Frame 1 (no input): blank canvas, image omitted
Frame 60 (the mouse pressed at the canvas centre just before this capture): blank canvas, image omitted
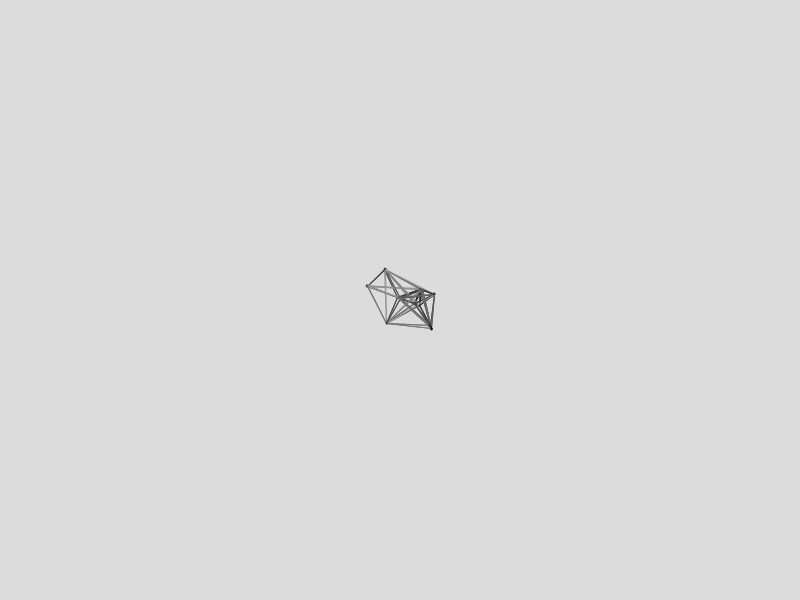
Frame 120 (the mouse held since frame 60 and released just before this capture)

The Processing sketch whose frames 1 and 60 were blank and that drew this single picture after the mouse press (run headless with seeded random() and noise(); from frame 60 on, the mouse is pressed at the canvas centre):

// Processing sketch: processing_158358
// ── processing_158358.pde

ArrayList<MovingNode> nodes;
float maxDistance = 65;
float dx = 30;
float dy = 30;
float maxNeighbors = 10;

Boolean drawMode = true;

void setup()
{
  size(800,600);
  background(220);
  nodes = new ArrayList<MovingNode>();
}

void draw()
{
  //println(nodes.size());
  
  background(220);
  
  if(drawMode)
  {
    if(mousePressed){
      addNewNode(mouseX,mouseY,random(-dx,dx),random(-dx,dx));
    }
  } else
  {
    addNewNode(random(width),random(height),0,0);
  }
  
  for(int i=0; i<nodes.size(); i++)
  {
    MovingNode currentNode = nodes.get(i);
    currentNode.setNumNeighbors( countNumNeighbors(currentNode,maxDistance) );
  }
  
  for(int i=0; i<nodes.size(); i++)
  {
    MovingNode currentNode = nodes.get(i);
    if(currentNode.x > width || currentNode.x < 0 || currentNode.y > height || currentNode.y < 0)
    {
      nodes.remove(currentNode);
    }
  }
  
  for(int i = 0; i < nodes.size(); i++){
    MovingNode currentNode = nodes.get(i);
    for(int j=0; j<currentNode.neighbors.size(); j++)
    {
      MovingNode neighborNode = currentNode.neighbors.get(j);
      float lineColor = currentNode.calculateLineColor(neighborNode,maxDistance);
      stroke(lineColor, lineColor, lineColor);
      line(currentNode.x,currentNode.y,neighborNode.x,neighborNode.y);
    }
    currentNode.display();
  }
  
  
  
}

void addNewNode(float xPos, float yPos, float dx, float dy)
{
  //println("add new node");
  //generates a random location within a 50x50px box around the mouse
  //float xPos = mouseX + random(-50,50);
  //float yPos = mouseY + random(-50,50);
  //adds a node at this location
  MovingNode node = new MovingNode(xPos+dx,yPos+dy);
  
  node.setNumNeighbors( countNumNeighbors(node,maxDistance) );
  
  //println("newly added node has " + node.numNeighbors + " neighbors");
  //println("and neighbors.size() = " + node.neighbors.size());
  
  
  if(node.numNeighbors < maxNeighbors){
    nodes.add(node);
    /*for(int i=0; i<nodes.size(); i++)
    {
      MovingNode currentNode = nodes.get(i);
      currentNode.setNumNeighbors( countNumNeighbors(currentNode,maxDistance) );
    }*/
  }
  
  
}

int countNumNeighbors(MovingNode nodeA, float maxNeighborDistance)
{
  int numNeighbors = 0;
  nodeA.clearNeighbors();
  
  for(int i = 0; i < nodes.size(); i++)
  {
    MovingNode nodeB = nodes.get(i);
    float distance = sqrt((nodeA.x-nodeB.x)*(nodeA.x-nodeB.x) + (nodeA.y-nodeB.y)*(nodeA.y-nodeB.y));
    if(distance < maxNeighborDistance)
    {
      numNeighbors++;
      nodeA.addNeighbor(nodeB);
    }
  }
  return numNeighbors;
}

void keyPressed()
{
  drawMode = !drawMode;
  nodes = new ArrayList<MovingNode>();
}
class MovingNode
{
  float x;
  float y;
  int numNeighbors;
  ArrayList<MovingNode> neighbors;
  float lineColor;
  float nodeWidth = 3;
  float nodeHeight = 3;
  float fillColor = 50;
  float lineColorRange = 180;
  
  float xVel=0;
  float yVel=0;
  float xAccel=0;
  float yAccel=0;
  
  float accelValue = 0.5;
  
  float startX;
  float startY;
  float kGravity = 0.01;

  MovingNode(float xPos, float yPos)
  {
    startX = xPos;
    startY = yPos;
    
    x = xPos;
    y = yPos;
    numNeighbors = 0;
    neighbors = new ArrayList<MovingNode>();
  }
  
  void display()
  {
    move();
    
    noStroke();
    fill(fillColor);
    ellipse(x,y,nodeWidth,nodeHeight);
  }
  
  void move()
  {    
    //xAccel = (startX - x) * kGravity + random(-accelValue,accelValue);
    //yAccel = (startY - y) * kGravity + random(-accelValue,accelValue);
    
    xAccel = random(-accelValue,accelValue);
    if(xAccel != 0){
      xAccel *= 1/(1 + abs(startX - x));
      if((startX-x < 0 && xAccel > 0) || (startX-x > 0 && xAccel < 0))
      {
        xAccel *= -1;
      }
    }
    
    yAccel = random(-accelValue,accelValue);
    if(yAccel != 0){
      yAccel *= 1/(1 + abs(startY - y));
      if((startY-y < 0 && yAccel > 0) || (startY-y > 0 && yAccel < 0))
      {
        yAccel *= -1;
      }
    }
    
    println(str(xAccel) + str(yAccel));
    
    xVel += xAccel;
    yVel += yAccel;
    
    x += xVel;
    y += yVel;
  }
  
  void addNeighbor(MovingNode node)
  {
    neighbors.add(node);
  }
  
  void setNumNeighbors(int num)
  {
    numNeighbors = num;
  }
  
  void clearNeighbors()
  {
    neighbors = new ArrayList<MovingNode>();
  }
  
  float calculateLineColor(MovingNode neighborNode, float maxDistance)
  {
    float distance = sqrt((x-neighborNode.x)*(x-neighborNode.x) + (y-neighborNode.y)*(y-neighborNode.y));
    lineColor = (distance/maxDistance)*lineColorRange;
    return lineColor;
  }
    
}
class Node
{
  float x;
  float y;
  int numNeighbors;
  ArrayList<Node> neighbors;
  float lineColor;
  float nodeWidth = 3;
  float nodeHeight = 3;
  float fillColor = 50;
  float lineColorRange = 160;

  Node(float xPos, float yPos)
  {
    x = xPos;
    y = yPos;
    numNeighbors = 0;
    neighbors = new ArrayList<Node>();
  }
  
  void display()
  {
    noStroke();
    fill(fillColor);
    ellipse(x,y,nodeWidth,nodeHeight);
  }
  
  void addNeighbor(Node node)
  {
    neighbors.add(node);
  }
  
  void setNumNeighbors(int num)
  {
    numNeighbors = num;
  }
  
  void clearNeighbors()
  {
    neighbors = new ArrayList<Node>();
  }
  
  float calculateLineColor(Node neighborNode, float maxDistance)
  {
    float distance = sqrt((x-neighborNode.x)*(x-neighborNode.x) + (y-neighborNode.y)*(y-neighborNode.y));
    lineColor = (distance/maxDistance)*lineColorRange;
    return lineColor;
  }
    
}
